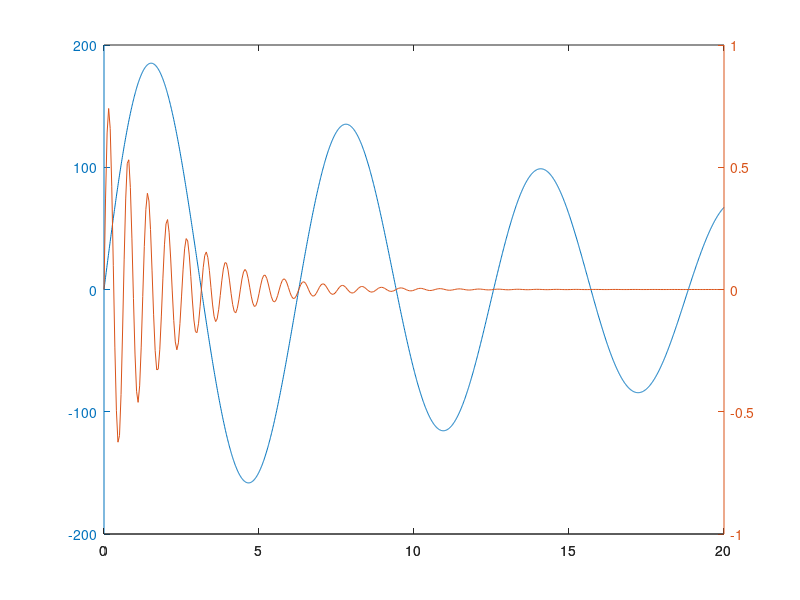

Reproduce this figure in MATLAB. (Note: this script raises an error after producing the figure.)
%% Creating Plots with Two y-Axes
% This example shows how to create and customize plots with two y-axes.

%   Copyright 2014 The MathWorks, Inc.

%% The |plotyy| Function
% To create a plot with two y-axes use the |plotyy| function.  The function
% takes two sets of _x,y_ data.  The first set of _x,y_ data is plotted against
% the y-axis on the left and the second set of _x,y_ data is plotted against
% the y-axis on the right.

x1 = 0:0.01:20;                     % data for the left y-axis
y1 = 200*exp(-0.05*x1).*sin(x1);

x2 = 0:0.05:20;                     % data for the right y-axis
y2 = 0.8*exp(-0.5*x2).*sin(10*x2);

figure
plotyy(x1,y1,x2,y2)

%% Change Axes Properties
% The |plotyy| function creates two y-axes.  To get the two axes objects,
% call the function with one output argument. The value returned by the
% function is an array containing the two axes objects.

ax = plotyy(x1,y1,x2,y2)

%%
% To customize the look of your plot, change property values of either axis
% using dot notation syntax |object.PropertyName|.

ax(1).YTick = [-200 -100 0 100 200];    % change the ticks for the left y-axis
ax(2).YGrid = 'on';                     % turn on the grid for the right y-axis

%% Select Plotting Function for Each Axes
% The |plotyy| function has optional arguments that allow you to specify
% the type of function to use when plotting the data for each y-axis.

x = 1:11;
data1 = [4889 5273 5382 5173 4860 4675 4313 4059 3855 3608 3297];
data2 = [16.4 17.4 17.4 16.5 15.4 14.7 13.5 12.5 11.7 10.8 9.7];

plotyy(x,data1,x,data2,'bar','plot')    % left y-axis with bar, right y-axis with plot

%% Modify Properties of Objects Plotted
% The second and third output arguments for |plotyy| are the objects
% created for the left and right axes, respectively. In the example below,
% the second output is a bar object created for the left y-axis and the
% third output is a line object created for the right y-axis.

[ax,h1,h2] = plotyy(x,data1,x,data2,'bar','plot')
%%
% Once you have the objects, you can set their properties to customize the
% look of the plot.

h1.FaceColor = [0.8, 0.8, 0.8];    % change the bar colors to light gray
h2.LineWidth = 2;                  % change the thickness of the line
